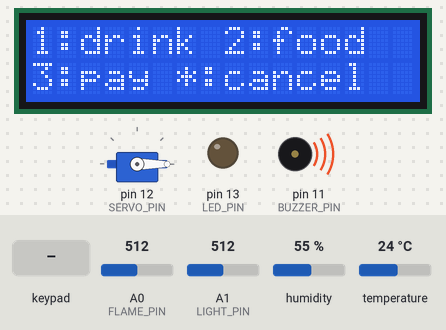
Bench run of a sketch on a simulated Arduino Uno, built with avr-gcc and run on an emulated ATmega328P. Parts: 16×2 character LCD, servo, output pins drawn as LEDs (lit = HIGH), buzzer (waves = sounding). Inputs (shaded band) come from the test bench; at power-on: A0 (FLAME_PIN) = 512, A1 (LIGHT_PIN) = 512, humidity 55 %, temperature 24 °C. What the sketch prints to the serial monitor is not drawn.

Above: at 1.2 s.
1.3 s: keypad keys 2 3 4 5 # pressed 0.4 s apart
At 3.6 s:
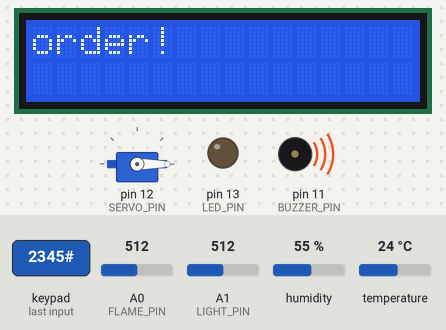
4.8 s: key '3' pressed
At 6.1 s:
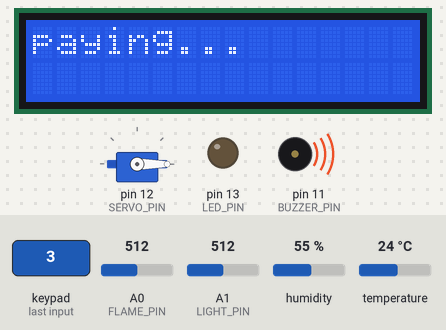
10.0 s: keypad keys 1 3 9 7 pressed 0.4 s apart
At 12.0 s:
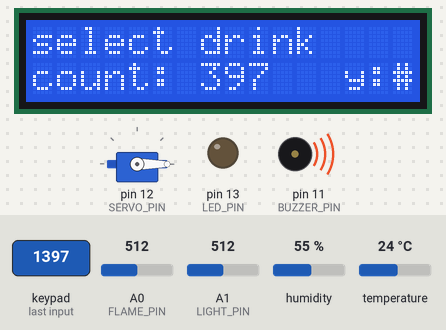
13.1 s: key '1' pressed
At 13.6 s:
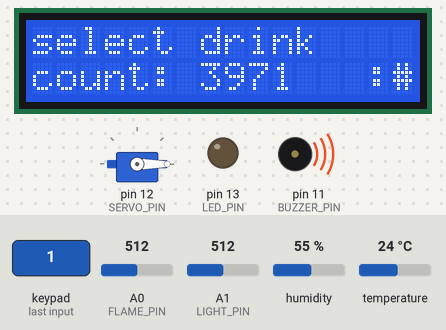
14.6 s: keypad keys 2 3 4 5 pressed 0.4 s apart
At 17.3 s:
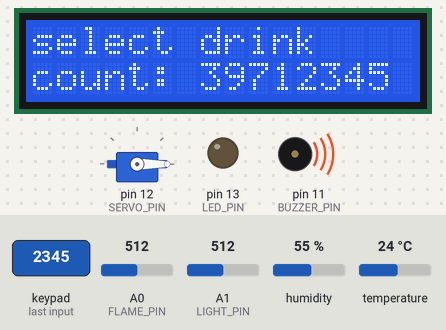
17.7 s: key '2' pressed
At 19.1 s:
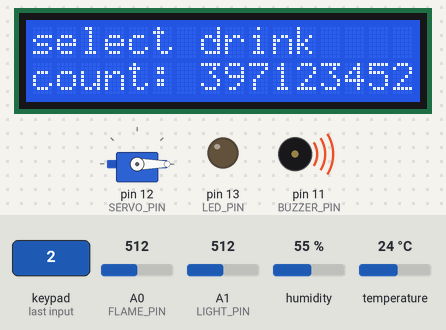
Timing chart, 0 to 20.2 s (numbered marks = the images above; inputs shaded):
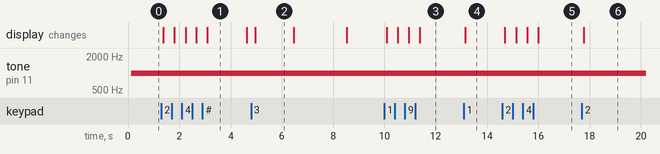

The sketch:

01.ino
```cpp
#1
#include <Keypad.h>
#include <Wire.h>
#include <LiquidCrystal_I2C.h>
#include <DHT.h>
#include <Servo.h>

// LCD 및 키패드 설정
LiquidCrystal_I2C lcd(0x27, 16, 2);
const byte ROWS = 4;
const byte COLS = 4;
char keys[ROWS][COLS] = {
  {'1','2','3','A'},
  {'4','5','6','B'},
  {'7','8','9','C'},
  {'*','0','#','D'}
};
byte rowPins[ROWS] = {2, 3, 4, 5};
byte colPins[COLS] = {6, 7, 8, 9};
Keypad keypad = Keypad(makeKeymap(keys), rowPins, colPins, ROWS, COLS);

// 핀 정의
#define DHTPIN A2
#define DHTTYPE DHT11
#define FLAME_PIN A0
#define LIGHT_PIN A1
#define LED_PIN 13
#define BUZZER_PIN 11
#define SERVO_PIN 12

// 센서 및 액추에이터 객체
DHT dht(DHTPIN, DHTTYPE);
Servo servo;

// 서보 부드럽게 회전용 변수
int servoAngle = 0;
int servoStep = 25;

// 메뉴 상태
enum MenuState {
  MAIN_MENU,
  DRINK_MENU,
  FOOD_MENU,
  CHECKOUT
};
MenuState currentMenu = MAIN_MENU;

String inputBuffer = "";

// 메뉴 UI 함수들
void showMainMenu() {
  lcd.clear();
  lcd.setCursor(0, 0);
  lcd.print("1:drink 2:food");
  lcd.setCursor(0, 1);
  lcd.print("3:pay *:cancel");
}

void showDrinkMenu() {
  lcd.clear();
  lcd.setCursor(0, 0);
  lcd.print("select drink");
  lcd.setCursor(0, 1);
  lcd.print("input quantity:#complete");
}

void showFoodMenu() {
  lcd.clear();
  lcd.setCursor(0, 0);
  lcd.print("select food");
  lcd.setCursor(0, 1);
  lcd.print("input quantity:#complete");
}

void showCheckout() {
  lcd.clear();
  lcd.setCursor(0, 0);
  lcd.print("paying...");
  delay(1500);
  lcd.clear();
  lcd.print("thank you!");
  delay(2000);
  showMainMenu();
  currentMenu = MAIN_MENU;
}

void setup() {
  Serial.begin(9600);
  dht.begin();
  lcd.init();
  lcd.backlight();

  pinMode(LED_PIN, OUTPUT);
  pinMode(BUZZER_PIN, OUTPUT);
  pinMode(FLAME_PIN, INPUT);

  servo.attach(SERVO_PIN);
  servo.write(0);

  showMainMenu();
}

void loop() {
  // 1. 키패드 메뉴 입력 처리
  char key = keypad.getKey();
  if (key) {
    switch (currentMenu) {
      case MAIN_MENU:
        if (key == '1') {
          currentMenu = DRINK_MENU;
          inputBuffer = "";
          showDrinkMenu();
        } else if (key == '2') {
          currentMenu = FOOD_MENU;
          inputBuffer = "";
          showFoodMenu();
        } else if (key == '3') {
          currentMenu = CHECKOUT;
          showCheckout();
        }
        break;

      case DRINK_MENU:
      case FOOD_MENU:
        if (key >= '0' && key <= '9') {
          if (inputBuffer.length() < 10) {
            inputBuffer += key;
            lcd.setCursor(0, 1);
            lcd.print("count: " + inputBuffer + "   ");
          }
        } else if (key == '#') {
          Serial.print("order: ");
          if (currentMenu == DRINK_MENU) Serial.print("drink ");
          else Serial.print("food ");
          Serial.println(inputBuffer);

          lcd.clear();
          lcd.setCursor(0, 0);
          lcd.print("order!");
          delay(1500);
          showMainMenu();
          currentMenu = MAIN_MENU;
          inputBuffer = "";
        } else if (key == '*') {
          showMainMenu();
          currentMenu = MAIN_MENU;
          inputBuffer = "";
        }
        break;

      default:
        break;
    }
  }

  // 2. 센서 데이터 읽기 및 출력
  int lightValue = analogRead(LIGHT_PIN);
  float temp = dht.readTemperature();
  float hum = dht.readHumidity();
  int flameValue = analogRead(FLAME_PIN);

  Serial.print("조도: "); Serial.print(lightValue);
  Serial.print(" 온도: "); Serial.print(temp);
  Serial.print(" 습도: "); Serial.print(hum);
  Serial.print(" 불꽃: "); Serial.println(flameValue);

  // 3. LED 제어 (조도 기준)
  if (lightValue > 600) {
    digitalWrite(LED_PIN, HIGH);
  } else {
    digitalWrite(LED_PIN, LOW);
  }

  // 4. 부저 제어 (불꽃 감지 시)
  if (flameValue > 100) {
    tone(BUZZER_PIN, 1000);
  } else {
    noTone(BUZZER_PIN);
  }

  // 5. 서보 모터 부드럽게 회전 (조건 만족 시)
  if (lightValue > 800 || (temp > 30 || hum > 70)) {
    servo.write(servoAngle);
    servoAngle += servoStep;
    if (servoAngle >= 180 || servoAngle <= 0) {
      servoStep = -servoStep;
    }
  } else {
    servo.write(0);
  }

  delay(100);
}
```

Measured:
- after the input at 1.3 s, the display: first changes after 0.08 s (image 1 shows a later state)
- after the input at 4.8 s, the display: changes after 0.16 s (image 2)
- after the input at 10.0 s, the display: first changes after 0.09 s (image 3 shows a later state)
- after the input at 13.1 s, the display: changes after 0.05 s (image 4)
- after the input at 14.6 s, the display: first changes after 0.10 s (image 5 shows a later state)
- after the input at 17.7 s, the display: changes after 0.07 s (image 6)
- what the display in image 1 shows lasts 1.5 s, from 3.1 s to 4.6 s
